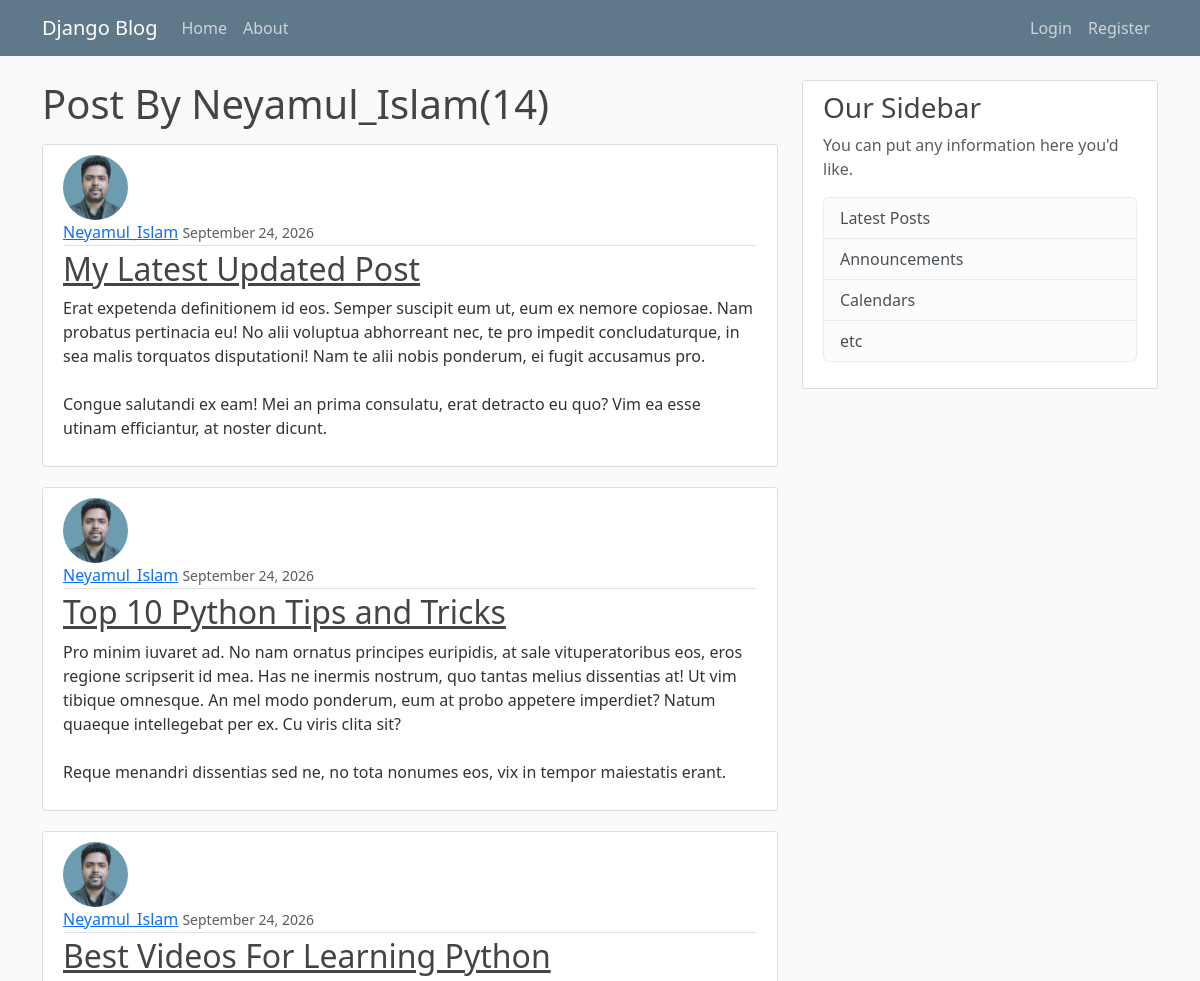
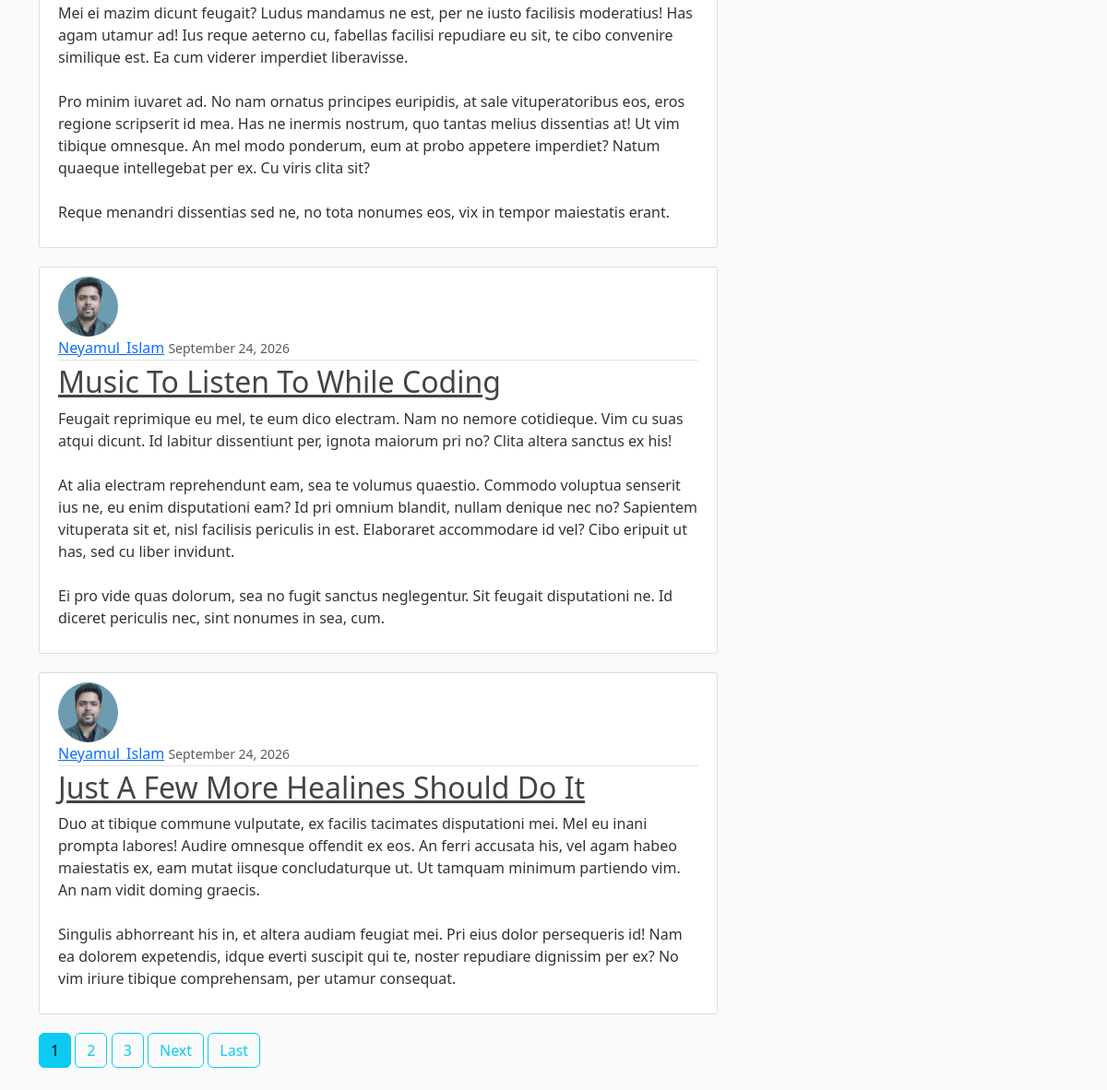
Screenshot of /user/Neyamul_Islam with the database file from the repository (2 pictures, top to bottom).
### blog/models.py (models this page shows, shortened)
class Post(models.Model):
    title = models.CharField(max_length=200)
    content = models.TextField()
    date_posted = models.DateTimeField(default=timezone.now)
    author = models.ForeignKey(User,on_delete=models.CASCADE)

### users/models.py (models this page shows, shortened)
class Profile(models.Model):
    user = models.OneToOneField(User,on_delete=models.CASCADE)
    image = models.ImageField(default='default.jpg',upload_to='profile_pics')

### blog/views.py (the view)
# urls.py: path('user/<str:username>', UserPostListView.as_view(), name='user-posts'),
class UserPostListView(ListView):
    model = Post
    template_name = 'blog/user_posts.html'
    context_object_name = 'posts'
    paginate_by = 5
    def get_queryset(self):
        user = get_object_or_404(User,username=self.kwargs.get('username'))
        return Post.objects.filter(author=user).order_by('-date_posted')

### blog/templates/blog/user_posts.html (shortened to what this page needs)
{% extends "blog/base.html" %}
{% block content %}
    <h1 class="mb-3">Post By {{ view.kwargs.username }}({{ page_obj.paginator.count }})</h1>
    {% for post in posts %}
        <article class="media content-section">
            <img class="rounded-circle article-img" src="{{ post.author.profile.image.url }}">
            <div class="media-body">
                <div class="article-metadata">
                    <a class="mr-2" href="{% url 'user-posts' post.author.username %}">{{ post.author }}</a>
                    <small class="text-muted">{{ post.date_posted|date:"F d, Y" }}</small>
                </div>
                <h2><a class="article-title" href="{% url 'post-detail' post.id %}">{{ post.title }}</a></h2>
                <p class="article-content">{{ post.content }}</p>
            </div>
        </article>
    {% endfor %}
    {% if is_paginated %}
        {% for num in page_obj.paginator.page_range %}
            {% if page_obj.number == num %}
                <a class="btn btn-info mb-4" href="?page={{ num }}">{{ num }}</a>
            {% elif num > page_obj.number|add:"-3" and num < page_obj.number|add:"3" %}
                <a class="btn btn-outline-info mb-4" href="?page={{ num }}">{{ num }}</a>
            {% endif %}
        {% endfor %}
        {% if page_obj.has_next %}
            <a class="btn btn-outline-info mb-4" href="?page={{ page_obj.next_page_number }}">Next</a>
            <a class="btn btn-outline-info mb-4" href="?page={{ page_obj.paginator.num_pages }}">Last</a>
        {% endif %}
    {% endif %}
{% endblock content %}

### blog/static/blog/main.css (style rules this page uses)
body { background: #fafafa; color: #333333; margin-top: 5rem; }
h1, h2, h3, h4, h5, h6 { color: #444444; }
.content-section { background: #ffffff; padding: 10px 20px; border: 1px solid #dddddd; border-radius: 3px; margin-bottom: 20px; }
.article-title { color: #444444; }
.article-content { white-space: pre-line; }
.article-img { height: 65px; width: 65px; margin-right: 16px; }
.article-metadata { padding-bottom: 1px; margin-bottom: 4px; border-bottom: 1px solid #e3e3e3 }

### rows the page displays
Post: author.profile.image (picture), author "Neyamul_Islam", date_posted "September 24, 2026", title "My Latest Updated Post", content "Erat expetenda definitionem id eos. Semper suscipit eum ut, eum ex nemore copiosae. Nam probatus pertinacia eu! No alii voluptua abhorreant nec, te pro impedit concludaturque, in sea malis torquatos disputationi! Nam te alii nobis ponderum, ei fugit accusamus pro. Congue salutandi ex eam! Mei an prima consulatu, erat detracto eu quo? Vim ea esse utinam efficiantur, at noster dicunt."
Post: author.profile.image (picture), author "Neyamul_Islam", date_posted "September 24, 2026", title "Top 10 Python Tips and Tricks", content "Pro minim iuvaret ad. No nam ornatus principes euripidis, at sale vituperatoribus eos, eros regione scripserit id mea. Has ne inermis nostrum, quo tantas melius dissentias at! Ut vim tibique omnesque. An mel modo ponderum, eum at probo appetere imperdiet? Natum quaeque intellegebat per ex. Cu viris clita sit? Reque menandri dissentias sed ne, no tota nonumes eos, vix in tempor maiestatis erant."
Post: author.profile.image (picture), author "Neyamul_Islam", date_posted "September 24, 2026", title "Best Videos For Learning Python", content "Mei ei mazim dicunt feugait? Ludus mandamus ne est, per ne iusto facilisis moderatius! Has agam utamur ad! Ius reque aeterno cu, fabellas facilisi repudiare eu sit, te cibo convenire similique est. Ea cum viderer imperdiet liberavisse. Pro minim iuvaret ad. No nam ornatus principes euripidis, at sale vituperatoribus eos, eros regione scripserit id mea. Has ne inermis nostrum, quo tantas melius dissentias at! Ut vim tibique omnesque. An mel modo ponderum, eum at probo appetere imperdiet? Natum quaeque intellegebat per ex. Cu viris clita sit? Reque menandri dissentias sed ne, no tota nonumes eos, vix in tempor maiestatis erant."
Post: author.profile.image (picture), author "Neyamul_Islam", date_posted "September 24, 2026", title "Music To Listen To While Coding", content "Feugait reprimique eu mel, te eum dico electram. Nam no nemore cotidieque. Vim cu suas atqui dicunt. Id labitur dissentiunt per, ignota maiorum pri no? Clita altera sanctus ex his! At alia electram reprehendunt eam, sea te volumus quaestio. Commodo voluptua senserit ius ne, eu enim disputationi eam? Id pri omnium blandit, nullam denique nec no? Sapientem vituperata sit et, nisl facilisis periculis in est. Elaboraret accommodare id vel? Cibo eripuit ut has, sed cu liber invidunt. Ei pro vide quas dolorum, sea no fugit sanctus neglegentur. Sit feugait disputationi ne. Id diceret periculis nec, sint nonumes in sea, cum."
Post: author.profile.image (picture), author "Neyamul_Islam", date_posted "September 24, 2026", title "Just A Few More Healines Should Do It", content "Duo at tibique commune vulputate, ex facilis tacimates disputationi mei. Mel eu inani prompta labores! Audire omnesque offendit ex eos. An ferri accusata his, vel agam habeo maiestatis ex, eam mutat iisque concludaturque ut. Ut tamquam minimum partiendo vim. An nam vidit doming graecis. Singulis abhorreant his in, et altera audiam feugiat mei. Pri eius dolor persequeris id! Nam ea dolorem expetendis, idque everti suscipit qui te, noster repudiare dignissim per ex? No vim iriure tibique comprehensam, per utamur consequat."

### other values shown
{{ view.kwargs.username }} "Neyamul_Islam"
{{ page_obj.paginator.count }} "14"
{{ num }} "1"
{{ num }} "2" "3"
